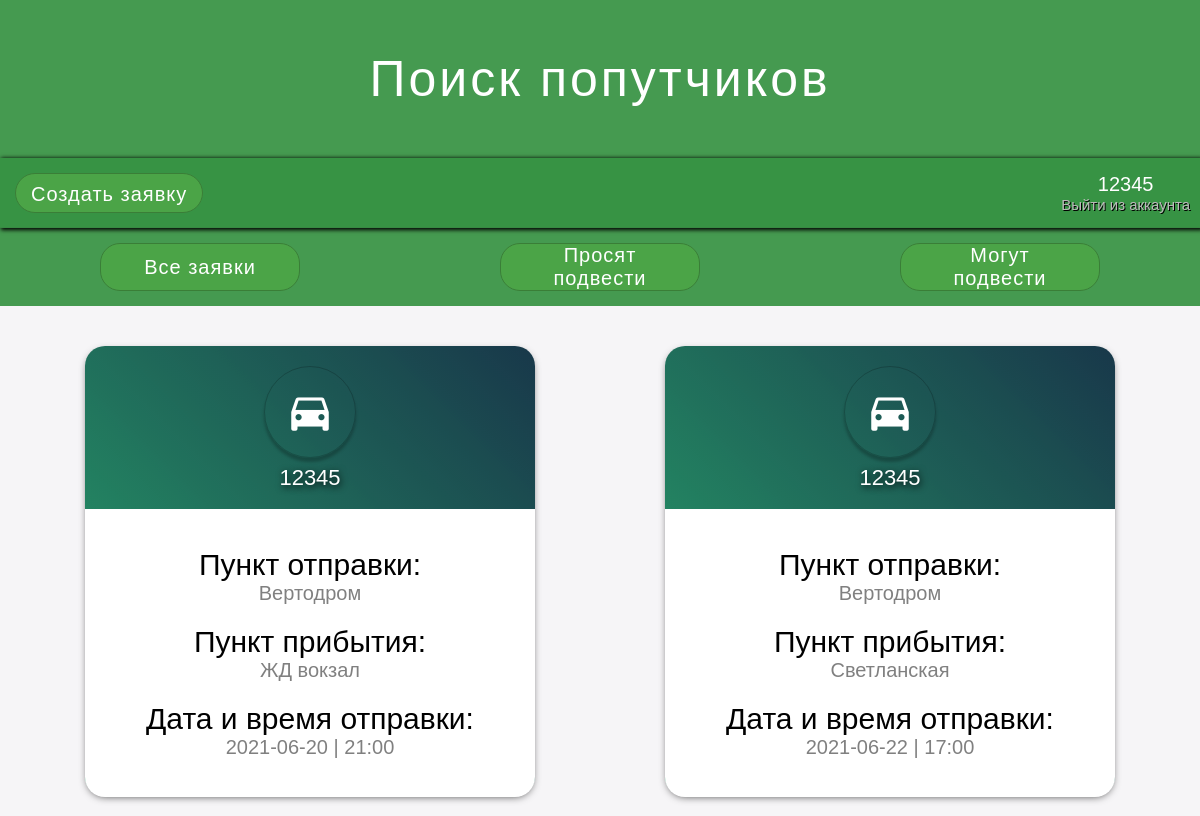
The page /drivers (signed in) on the database its author committed.
### tables this page shows
CREATE TABLE posts (
    id INTEGER PRIMARY KEY AUTOINCREMENT,
    isDriver BOOLEAN,
    isType TEXT,
    idPerson INTEGER,
    idBeginPoint TEXT,
    idEndPoint TEXT,
    time DATETIME DEFAULT CURRENT_TIMESTAMP,
    text TEXT,
    driverName TEXT,
    FOREIGN KEY (idPerson) REFERENCES persons (id) 
     
);

### view.py (the view)
@app.route('/drivers')
def drivers():
    if 'userLogged' in session:
        return render_template('main.html', posts=db.get_driver_posts())
    return redirect(url_for('index'))

### db/database.py (called while the page is built)
    def get_db_connection(self):
        conn = sqlite3.connect(self.database_name)
        conn.row_factory = sqlite3.Row
        return conn

    def get_driver_posts(self):
        with self.get_db_connection() as conn:
            posts = conn.execute(POSTS_DRIVER_QUERY).fetchall()
        return posts

### templates/main.html (shortened to what this page needs)
{% extends 'base.html' %}
{% block content %}
    <div class="container-2">
        {% for post in posts %}
            <a href="{{ url_for('about', id=post.id)}}" target="_blank">
                <div class="{{ post.isType }}">
                    <div class="text-in-card">
                        <div class="container-icon">
                            <span class="material-icons class icon">
                            </span>
                            <div class="nickname">{{ post.driverName }}</div>
                        </div>
                        <div class="text-container">
                            <div class="glue-text">
                                <div class="text_title">Пункт отправки:</div>
                                <div class="text_info">{{ post.idBeginPoint }}</div>
                            </div>
                            <div class="glue-text">
                                <div class="text_title">Пункт прибытия:</div>
                                <div class="text_info">{{ post.idEndPoint }}</div>
                            </div>
                            <div class="glue-text">
                                <div class="text_title">Дата и время отправки:</div>
                                <div class="text_info">{{ post.time }}</div>
                            </div>
                        </div>
                    </div>
                </div>
            </a>
        {% endfor %}
    </div>
{% endblock %}

### templates/base.html (shortened to what this page needs)
<!DOCTYPE html>
<html>
    <head>
        <link href="/static/style.css" rel="stylesheet" type="text/css" />
        <link href="/static/fonts/iconfont/material-icons.css" rel="stylesheet">
    </head>
    <body>
        <header class="header">
            <h1>Поиск попутчиков</h1>
        </header>
        <nav class="nav">
            <div class="create_request_button"><a href=" {{ url_for('addpost') }} ">Создать заявку</a></div>
            <div class="glue">
                <div class="account">{{session['userLogged']}}</div>
                <div class="exit_account"><a href=" {{ url_for('users.log_out') }} ">Выйти из аккаунта</a></div>
            </div>
        </nav>
        <div class="filter">
            <div class="filter_name"><a href=" {{ url_for('main') }} ">Все заявки</a></div>
            <div class="filter_name"><a href=" {{ url_for('passengers') }} ">Просят подвести</a></div>
            <div class="filter_name"><a href=" {{ url_for('drivers') }} ">Могут подвести</a></div>
        </div>
        <main>
            {% block content %}
            {% endblock %}
        </main>
    </body>
</html>

### rows shown on the page
posts: driverName "12345", idBeginPoint "Вертодром", idEndPoint "ЖД вокзал", time "2021-06-20 | 21:00"
posts: driverName "12345", idBeginPoint "Вертодром", idEndPoint "Светланская", time "2021-06-22 | 17:00"

### other values the page prints
{{ session['userLogged'] }} "12345"
